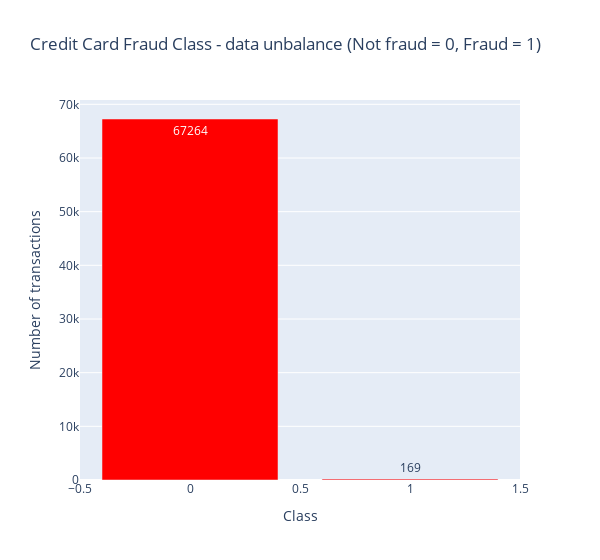

Write notebook code for a chart like this one.
### Code cell
temp = data_df["Class"].value_counts()
df = pd.DataFrame({'Class': temp.index,'values': temp.values})

trace = go.Bar(
    x = df['Class'],y = df['values'],
    name="Credit Card Fraud Class - data unbalance (Not fraud = 0, Fraud = 1)",
    marker=dict(color="Red"),
    text=df['values']
)
data = [trace]
layout = dict(title = 'Credit Card Fraud Class - data unbalance (Not fraud = 0, Fraud = 1)',
          xaxis = dict(title = 'Class', showticklabels=True),
          yaxis = dict(title = 'Number of transactions'),
          hovermode = 'closest',width=600
         )
fig = dict(data=data, layout=layout)
iplot(fig, filename='class')

### Figure 1 — Plotly figure (JSON) as saved in the notebook; plotly's stock layout.template omitted (floating-point values rounded to 4 significant figures)
{"data": [{"marker": {"color": "Red"}, "name": "Credit Card Fraud Class - data unbalance (Not fraud = 0, Fraud = 1)", "text": [67264, 169], "x": [0, 1], "y": [67264, 169], "type": "bar"}], "layout": {"hovermode": "closest", "title": {"text": "Credit Card Fraud Class - data unbalance (Not fraud = 0, Fraud = 1)"}, "width": 600, "xaxis": {"showticklabels": true, "title": {"text": "Class"}}, "yaxis": {"title": {"text": "Number of transactions"}}}}
